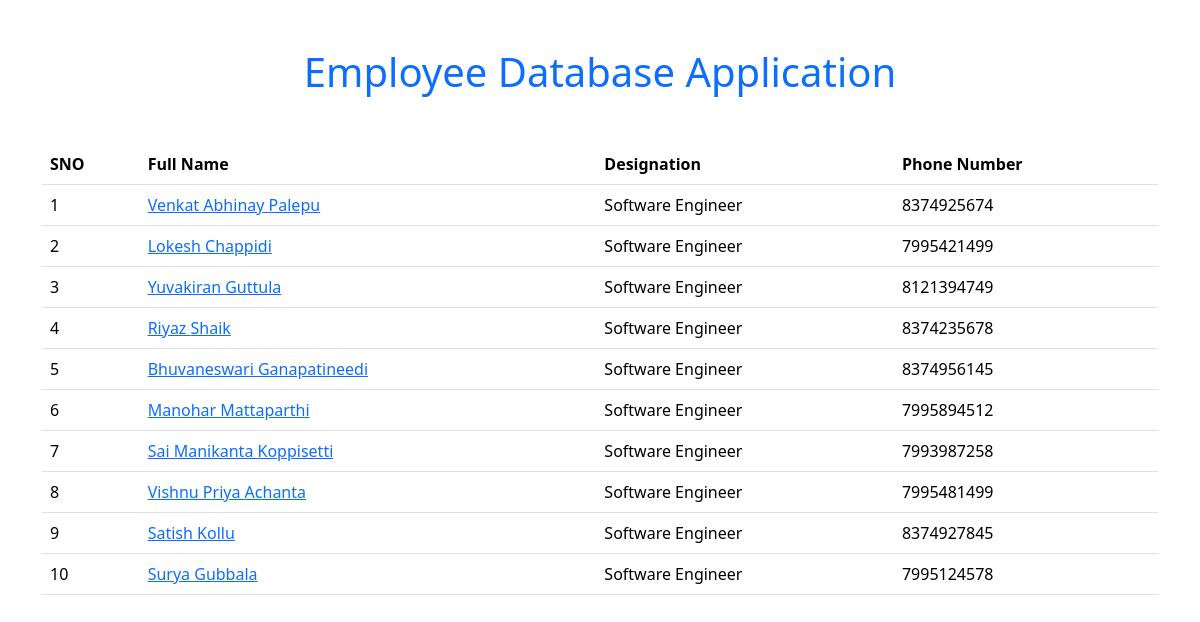
The page / on the database its author committed.
### salary/models.py (models this page shows, shortened)
class Employee(models.Model):
    first_name=models.CharField(max_length=100)
    last_name=models.CharField(max_length=100)
    photo=models.ImageField(upload_to='images')
    designation=models.CharField(max_length=100)
    email_address=models.EmailField(max_length=100,unique=True)
    phone_number=models.CharField(max_length=10)

### Employee/views.py (the view)
# urls.py: 2. Add a URL to urlpatterns:  path('', views.home, name='home')
def home(request):
    employees=Employee.objects.all()
    context={
        'employees':employees
    }
    return render(request,'home.html',context)

### templates/home.html (shortened to what this page needs)
<!DOCTYPE html>
<html lang="en">
<head>
    <link href="https://cdn.jsdelivr.net/npm/bootstrap@5.3.3/dist/css/bootstrap.min.css" rel="stylesheet">
</head>
<body>
    <div class="container mt-5">
      <h1 class="text-center text-primary"> Employee Database Application </h1>
      <table class="table table-hover mt-5">
        <thead>
          <tr>
            <th> SNO</th>
            <th>Full Name</th>
            <th>Designation</th>
            <th>Phone Number</th>
          </tr>
        </thead>
        <tbody>
          {% for x in employees %}
          <tr>
            <td> {{forloop.counter}} </td>
            <td> <a href="{% url 'employee_detail' x.id %}"> {{x.first_name}} {{x.last_name}} </a> </td>
            <td> {{x.designation}} </td>
            <td> {{x.phone_number}} </td>
          </tr>
          {% endfor %}
        </tbody>
      </table>
    </div>
</body>
</html>

### rows shown on the page
Employee: first_name "Venkat Abhinay", last_name "Palepu", designation "Software Engineer", phone_number "8374925674"
Employee: first_name "Lokesh", last_name "Chappidi", designation "Software Engineer", phone_number "7995421499"
Employee: first_name "Yuvakiran", last_name "Guttula", designation "Software Engineer", phone_number "8121394749"
Employee: first_name "Riyaz", last_name "Shaik", designation "Software Engineer", phone_number "8374235678"
Employee: first_name "Bhuvaneswari", last_name "Ganapatineedi", designation "Software Engineer", phone_number "8374956145"
Employee: first_name "Manohar", last_name "Mattaparthi", designation "Software Engineer", phone_number "7995894512"
Employee: first_name "Sai Manikanta", last_name "Koppisetti", designation "Software Engineer", phone_number "7993987258"
Employee: first_name "Vishnu Priya", last_name "Achanta", designation "Software Engineer", phone_number "7995481499"
Employee: first_name "Satish", last_name "Kollu", designation "Software Engineer", phone_number "8374927845"
Employee: first_name "Surya", last_name "Gubbala", designation "Software Engineer", phone_number "7995124578"
